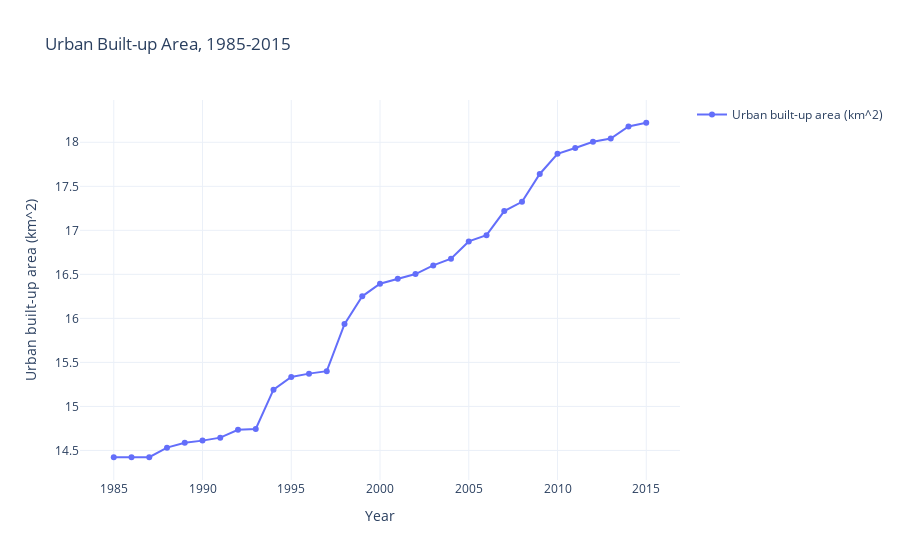

Notebook code cell kept with this figure:
### Markdown cell above
Urban Extent and Change

### Code cell
wsf_stats()

### Figure 1 — Plotly figure (JSON) as saved in the notebook; plotly's stock layout.template omitted (floating-point values rounded to 4 significant figures)
{"data": [{"mode": "lines+markers", "name": "Urban built-up area (km^2)", "type": "scatter", "x": [1985, 1986, 1987, 1988, 1989, 1990, 1991, 1992, 1993, 1994, 1995, 1996, 1997, 1998, 1999, 2000, 2001, 2002, 2003, 2004, 2005, 2006, 2007, 2008, 2009, 2010, 2011, 2012, 2013, 2014, 2015], "y": [14.42, 14.42, 14.42, 14.53, 14.59, 14.61, 14.65, 14.74, 14.75, 15.19, 15.33, 15.37, 15.4, 15.94, 16.25, 16.39, 16.45, 16.5, 16.6, 16.68, 16.87, 16.95, 17.22, 17.32, 17.64, 17.87, 17.94, 18.01, 18.04, 18.18, 18.22]}], "layout": {"hovermode": "x", "showlegend": true, "title": {"text": "Urban Built-up Area, 1985-2015"}, "xaxis": {"title": {"text": "Year"}}, "yaxis": {"title": {"text": "Urban built-up area (km^2)"}}}}
